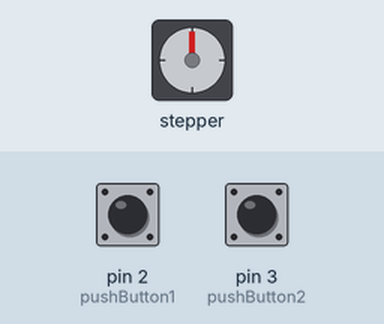
Bench run of a sketch on a simulated Arduino Uno, built with avr-gcc and run on an emulated ATmega328P. Parts: stepper motor. The test bench sets the inputs (shaded band); at power-on: pin 2 (pushButton1) LOW, pin 3 (pushButton2) LOW. Stepper angles assume 2048 steps per turn.

Above: at 1.2 s.
1.3 s: pin 2 (pushButton1) pulled HIGH for 0.15 s
At 2.3 s:
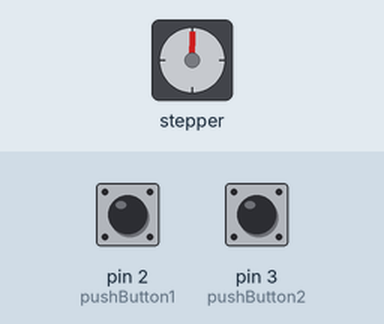
2.9 s: pin 3 (pushButton2) pulled HIGH for 1 s
At 4.6 s:
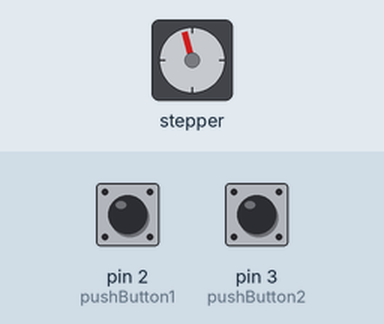
5.9 s: pin 2 (pushButton1) pulled HIGH for 3.2 s
At 9.4 s:
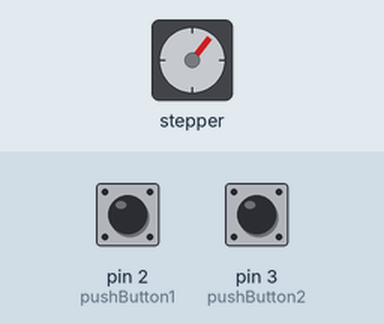
10.6 s: pin 2 (pushButton1) pulled HIGH for 1 s
At 12.1 s:
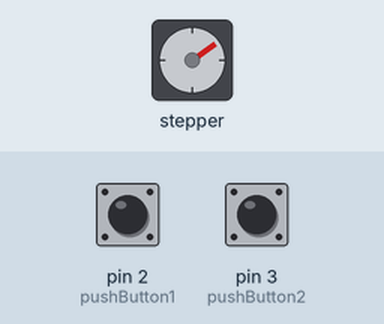
13.6 s: pin 2 (pushButton1) pulled HIGH for 1 s
At 15.1 s:
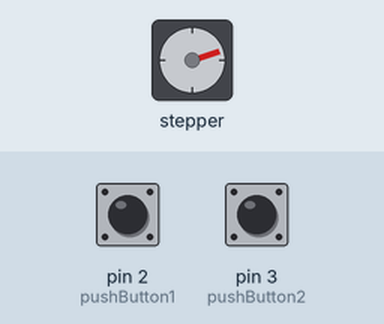
16.6 s: pin 2 (pushButton1) pulled HIGH for 3.2 s
At 21.1 s:
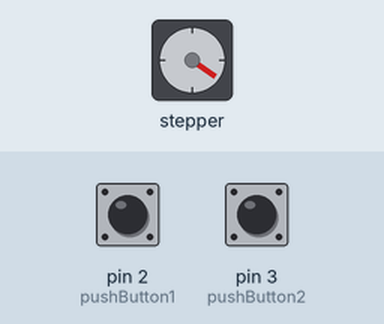
Timing chart, 0 to 22.3 s (numbered marks = the images above; inputs shaded):
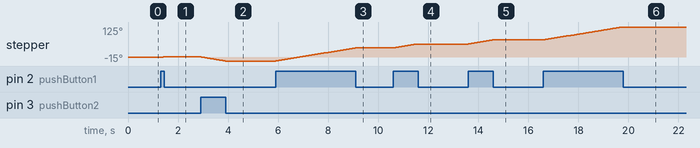

Measured:
- after the input at 1.3 s, stepper: goes 1° 0.06 s, then 2°, starting after 0.05 s
- after the input at 2.9 s, stepper: turns 17° counter-clockwise in 0.96 s, starting at once
- after the input at 5.9 s, stepper: turns 54° clockwise in 3.2 s, starting at once
- after the input at 10.6 s, stepper: turns 16° clockwise in 0.90 s, starting at once
- after the input at 13.6 s, stepper: turns 17° clockwise in 0.96 s, starting at once
- after the input at 16.6 s, stepper: turns 53° clockwise in 3.1 s, starting at once

The sketch:

shoukongdianjiqudong.ino
```cpp
#include<Stepper.h>

// 参考文件
/*
    28BYJ-48.pdf

    该参数根据电机每一转的步数来修改
*/
const int stepsPerRevolution = 64;
int pushButton1 = 2;
int pushButton2 = 3;

// 初始化步进电机要使用的Arduino的引脚编号
Stepper myStepper(stepsPerRevolution, 8, 9, 10, 11);
int previous = 0;
void setup()
{
    // 设置转速，每分钟为90步
    myStepper.setSpeed(90);

    // 初始化串口
    Serial.begin(9600);
}

void loop()
{
    int buttonState1 = digitalRead(pushButton1);
    int buttonState2 = digitalRead(pushButton2);

    if(buttonState2 < 1){
       myStepper.step( buttonState1 );
       delay(0);
    }
    if(buttonState1 < 1){
    //Serial.println("counterclockwise");
     myStepper.step( -buttonState2 );
     delay(0);
    }

}
```
